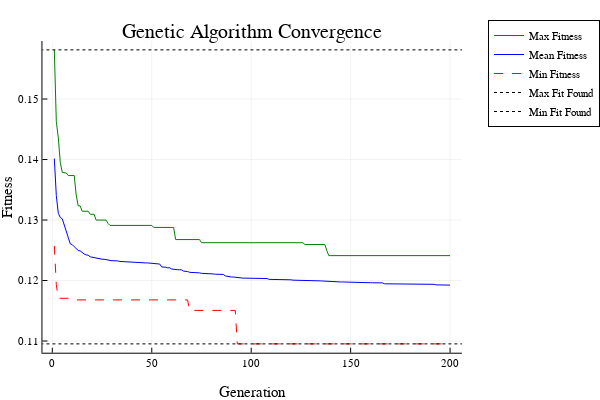
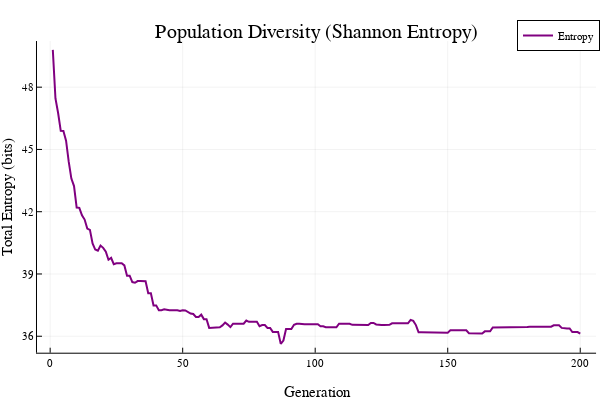

Notebook source saved alongside these figures, in order:
### Code cell
# Genetic algorithm: SGA with crowding and tournament selection
sga7 = GeneticAlgorithm(
    pop_size = 80,
    max_generations = 200,
    p_c = 0.8,
    p_m = 2.0 / n_features,
    chrom_len = n_features,
    
    generator = UniformRandomPopulationGenerator(),
    selector = TournamentSelectionMin(7),
    crossover = UniformCrossover(),
    mutator = BitFlipMutation(),
    survivor = DeterministicCrowdingSelectionMin()
)

# Run GA
println("Starting GA...")
println("-"^40)
@time sga7_results = solve(problem, sga7)

# Show results
print_and_plot_results(sga7_results)

### Figure 1 — Plotly figure (JSON) as saved in the notebook; plotly's stock layout.template omitted (floating-point values rounded to 4 significant figures; data arrays with more than 128 entries replaced by an {"elided": "..."} marker saying what was removed)
{"data": [{"colorbar": {"len": 0.8657, "title": "", "x": 0.9934, "y": 0.5087}, "legendgroup": "Max Fitness", "line": {"color": "rgba(0, 128, 0, 1.000)", "dash": "solid", "shape": "linear", "width": 1}, "mode": "lines", "name": "Max Fitness", "showlegend": true, "type": "scatter", "x": {"elided": "200 int values"}, "xaxis": "x", "y": {"elided": "200 float values"}, "yaxis": "y"}, {"colorbar": {"len": 0.8657, "title": "", "x": 0.9934, "y": 0.5087}, "legendgroup": "Mean Fitness", "line": {"color": "rgba(0, 0, 255, 1.000)", "dash": "solid", "shape": "linear", "width": 1}, "mode": "lines", "name": "Mean Fitness", "showlegend": true, "type": "scatter", "x": {"elided": "200 int values"}, "xaxis": "x", "y": {"elided": "200 float values"}, "yaxis": "y"}, {"colorbar": {"len": 0.8657, "title": "", "x": 0.9934, "y": 0.5087}, "legendgroup": "Min Fitness", "line": {"color": "rgba(255, 0, 0, 1.000)", "dash": "dash", "shape": "linear", "width": 1}, "mode": "lines", "name": "Min Fitness", "showlegend": true, "type": "scatter", "x": {"elided": "200 int values"}, "xaxis": "x", "y": {"elided": "200 float values"}, "yaxis": "y"}, {"colorbar": {"len": 0.8657, "title": "", "x": 0.9934, "y": 0.5087}, "legendgroup": "Max Fit Found", "line": {"color": "rgba(0, 0, 0, 1.000)", "dash": "dot", "shape": "linear", "width": 1}, "mode": "lines", "name": "Max Fit Found", "showlegend": true, "type": "scatter", "x": [-21100.0, 21300.0], "xaxis": "x", "y": [0.1581, 0.1581], "yaxis": "y"}, {"colorbar": {"len": 0.8657, "title": "", "x": 0.9934, "y": 0.5087}, "legendgroup": "Min Fit Found", "line": {"color": "rgba(0, 0, 0, 1.000)", "dash": "dot", "shape": "linear", "width": 1}, "mode": "lines", "name": "Min Fit Found", "showlegend": true, "type": "scatter", "x": [-21100.0, 21300.0], "xaxis": "x", "y": [0.1095, 0.1095], "yaxis": "y"}], "layout": {"annotations": [{"font": {"color": "rgba(0, 0, 0, 1.000)", "family": "sans-serif", "size": 20}, "rotation": 0, "showarrow": false, "text": "Genetic Algorithm Convergence", "x": 0.5424, "xanchor": "center", "xref": "paper", "y": 1, "yanchor": "top", "yref": "paper"}], "height": 400, "legend": {"bgcolor": "rgba(255, 255, 255, 1.000)", "bordercolor": "rgba(0, 0, 0, 1.000)", "borderwidth": 1, "font": {"color": "rgba(0, 0, 0, 1.000)", "family": "sans-serif", "size": 11}, "title": {"font": {"color": "rgba(0, 0, 0, 1.000)", "family": "sans-serif", "size": 15}, "text": ""}, "tracegroupgap": 0, "traceorder": "normal", "x": 1.05, "xanchor": "upper", "y": 1, "yanchor": "right"}, "margin": {"b": 20, "l": 0, "r": 0, "t": 20}, "paper_bgcolor": "rgba(255, 255, 255, 1.000)", "plot_bgcolor": "rgba(255, 255, 255, 1.000)", "showlegend": true, "width": 600, "xaxis": {"anchor": "y", "domain": [0.09128, 0.9934], "gridcolor": "rgba(0, 0, 0, 0.100)", "gridwidth": 0.5, "linecolor": "rgba(0, 0, 0, 1.000)", "mirror": false, "range": [-4.97, 206.0], "showgrid": true, "showline": true, "showticklabels": true, "tickangle": 0, "tickcolor": "rgb(0, 0, 0)", "tickfont": {"color": "rgba(0, 0, 0, 1.000)", "family": "sans-serif", "size": 11}, "tickmode": "array", "ticks": "inside", "ticktext": ["0", "50", "100", "150", "200"], "tickvals": [0, 50, 100, 150, 200], "title": "Generation", "titlefont": {"color": "rgba(0, 0, 0, 1.000)", "family": "sans-serif", "size": 15}, "type": "-", "visible": true, "zeroline": false, "zerolinecolor": "rgba(0, 0, 0, 1.000)"}, "yaxis": {"anchor": "x", "domain": [0.07581, 0.9415], "gridcolor": "rgba(0, 0, 0, 0.100)", "gridwidth": 0.5, "linecolor": "rgba(0, 0, 0, 1.000)", "mirror": false, "range": [0.1081, 0.1596], "showgrid": true, "showline": true, "showticklabels": true, "tickangle": 0, "tickcolor": "rgb(0, 0, 0)", "tickfont": {"color": "rgba(0, 0, 0, 1.000)", "family": "sans-serif", "size": 11}, "tickmode": "array", "ticks": "inside", "ticktext": ["0.11", "0.12", "0.13", "0.14", "0.15"], "tickvals": [0.11, 0.12, 0.13, 0.14, 0.15], "title": "Fitness", "titlefont": {"color": "rgba(0, 0, 0, 1.000)", "family": "sans-serif", "size": 15}, "type": "-", "visible": true, "zeroline": false, "zerolinecolor": "rgba(0, 0, 0, 1.000)"}}}

### Figure 2 — Plotly figure (JSON) as saved in the notebook; plotly's stock layout.template omitted (floating-point values rounded to 4 significant figures; data arrays with more than 128 entries replaced by an {"elided": "..."} marker saying what was removed)
{"data": [{"colorbar": {"len": 0.8657, "title": "", "x": 0.9934, "y": 0.5087}, "legendgroup": "Entropy", "line": {"color": "rgba(128, 0, 128, 1.000)", "dash": "solid", "shape": "linear", "width": 2}, "mode": "lines", "name": "Entropy", "showlegend": true, "type": "scatter", "x": {"elided": "200 int values"}, "xaxis": "x", "y": {"elided": "200 float values"}, "yaxis": "y"}], "layout": {"annotations": [{"font": {"color": "rgba(0, 0, 0, 1.000)", "family": "sans-serif", "size": 20}, "rotation": 0, "showarrow": false, "text": "Population Diversity (Shannon Entropy)", "x": 0.5275, "xanchor": "center", "xref": "paper", "y": 1, "yanchor": "top", "yref": "paper"}], "height": 400, "legend": {"bgcolor": "rgba(255, 255, 255, 1.000)", "bordercolor": "rgba(0, 0, 0, 1.000)", "borderwidth": 1, "font": {"color": "rgba(0, 0, 0, 1.000)", "family": "sans-serif", "size": 11}, "title": {"font": {"color": "rgba(0, 0, 0, 1.000)", "family": "sans-serif", "size": 15}, "text": ""}, "tracegroupgap": 0, "traceorder": "normal", "x": 1, "xanchor": "right", "y": 1, "yanchor": "top"}, "margin": {"b": 20, "l": 0, "r": 0, "t": 20}, "paper_bgcolor": "rgba(255, 255, 255, 1.000)", "plot_bgcolor": "rgba(255, 255, 255, 1.000)", "showlegend": true, "width": 600, "xaxis": {"anchor": "y", "domain": [0.06165, 0.9934], "gridcolor": "rgba(0, 0, 0, 0.100)", "gridwidth": 0.5, "linecolor": "rgba(0, 0, 0, 1.000)", "mirror": false, "range": [-4.97, 206.0], "showgrid": true, "showline": true, "showticklabels": true, "tickangle": 0, "tickcolor": "rgb(0, 0, 0)", "tickfont": {"color": "rgba(0, 0, 0, 1.000)", "family": "sans-serif", "size": 11}, "tickmode": "array", "ticks": "inside", "ticktext": ["0", "50", "100", "150", "200"], "tickvals": [0, 50, 100, 150, 200], "title": "Generation", "titlefont": {"color": "rgba(0, 0, 0, 1.000)", "family": "sans-serif", "size": 15}, "type": "-", "visible": true, "zeroline": false, "zerolinecolor": "rgba(0, 0, 0, 1.000)"}, "yaxis": {"anchor": "x", "domain": [0.07581, 0.9415], "gridcolor": "rgba(0, 0, 0, 0.100)", "gridwidth": 0.5, "linecolor": "rgba(0, 0, 0, 1.000)", "mirror": false, "range": [35.21, 50.22], "showgrid": true, "showline": true, "showticklabels": true, "tickangle": 0, "tickcolor": "rgb(0, 0, 0)", "tickfont": {"color": "rgba(0, 0, 0, 1.000)", "family": "sans-serif", "size": 11}, "tickmode": "array", "ticks": "inside", "ticktext": ["36", "39", "42", "45", "48"], "tickvals": [36, 39, 42, 45, 48], "title": "Total Entropy (bits)", "titlefont": {"color": "rgba(0, 0, 0, 1.000)", "family": "sans-serif", "size": 15}, "type": "-", "visible": true, "zeroline": false, "zerolinecolor": "rgba(0, 0, 0, 1.000)"}}}
